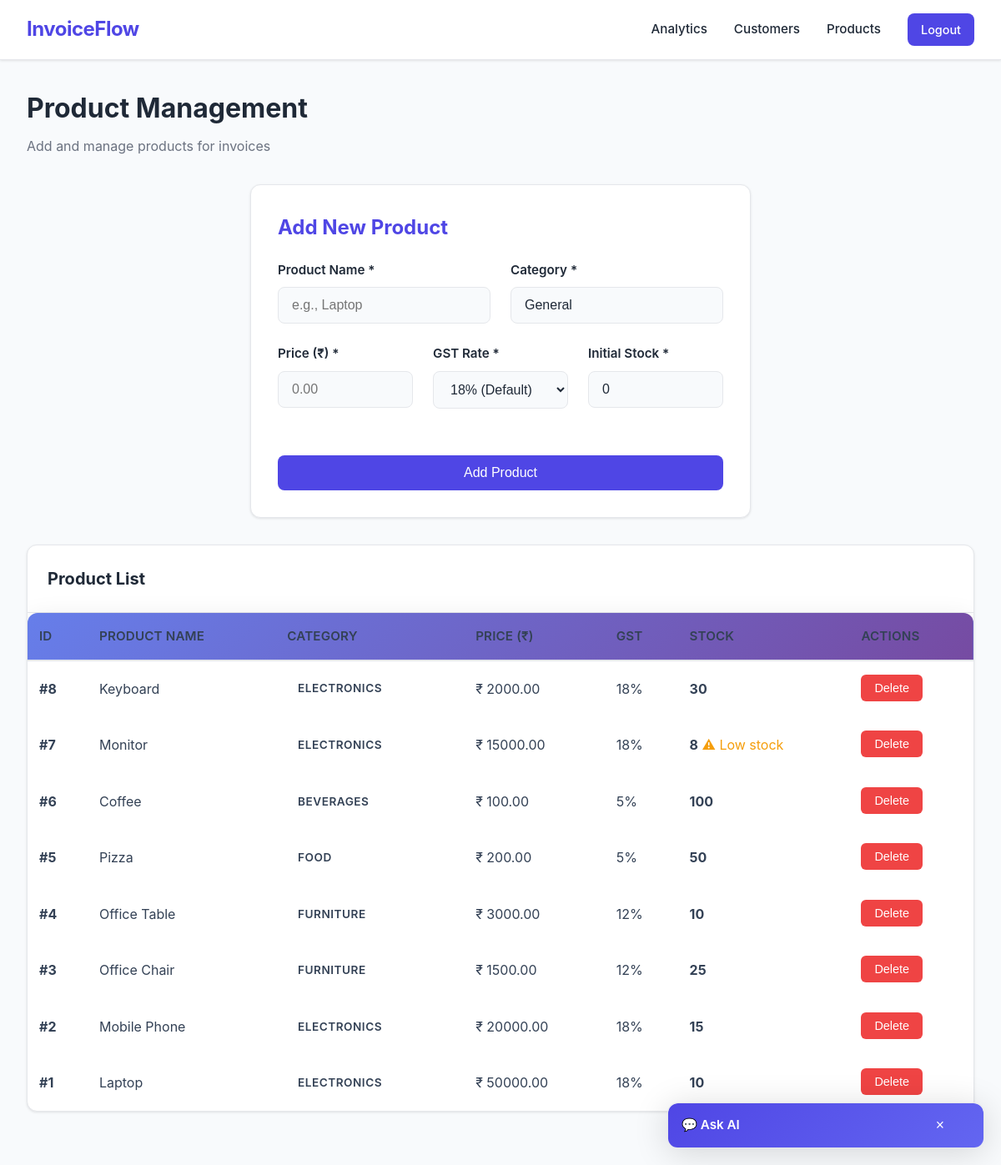
The app's page /admin/products (signed in), older data.
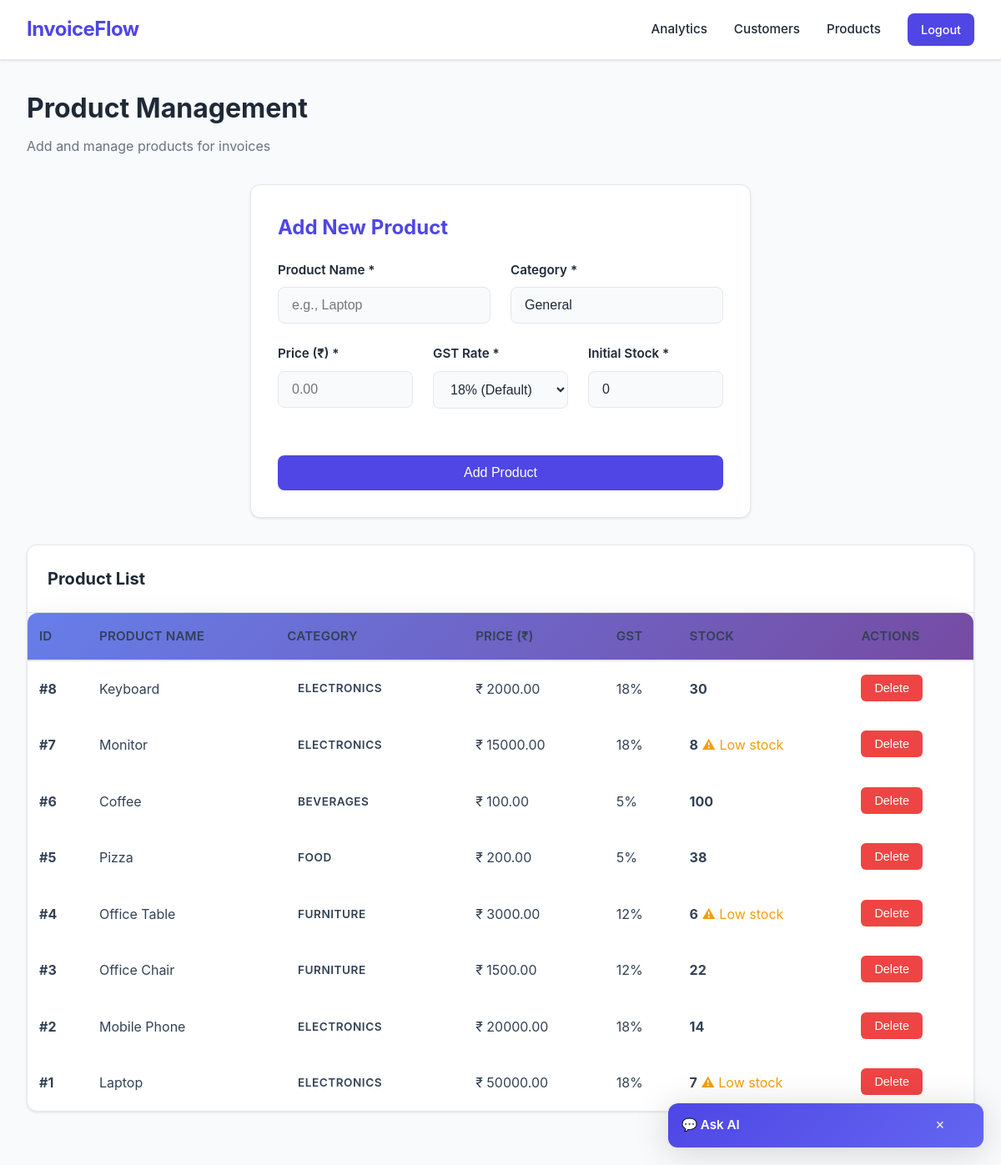
The same page, newer data.
### tables this page shows
CREATE TABLE products (
            id INTEGER PRIMARY KEY AUTOINCREMENT,
            name TEXT NOT NULL UNIQUE,
            category TEXT DEFAULT 'General',
            price REAL NOT NULL,
            gst REAL NOT NULL DEFAULT 0.18,
            stock INTEGER DEFAULT 0,
            created_date TEXT NOT NULL
        );

### app.py (the view, shortened to what this page needs)
@app.route('/admin/products', methods=['GET', 'POST'])
@require_role('admin')
def admin_products():
    conn = get_db_connection()
    products = conn.execute('SELECT * FROM products ORDER BY id DESC').fetchall()
    conn.close()
    return render_template('admin/products.html', products=products)

### app.py (called while the page is built, shortened)
def get_db_connection():
    connection = sqlite3.connect(DATABASE)
    connection.row_factory = sqlite3.Row
    return connection

def require_role(*roles):
    def decorator(f):
        @wraps(f)
        def decorated_function(*args, **kwargs):
            user_role = session.get('role')
            return f(*args, **kwargs)
        return decorated_function
    return decorator

### templates/admin/products.html (shortened to what this page needs)
{% extends "base.html" %}
{% block content %}
<div class="dashboard-header">
    <h1>Product Management</h1>
    <p>Add and manage products for invoices</p>
</div>
<div class="form-container">
    <h2>Add New Product</h2>
    <form method="POST">
        <div class="form-row two-col">
            <div class="form-group">
                <label for="product_name">Product Name *</label>
                <input type="text" id="product_name" name="product_name" placeholder="e.g., Laptop" required>
            </div>
            <div class="form-group">
                <label for="product_category">Category *</label>
                <input type="text" id="product_category" name="product_category" placeholder="e.g., Electronics" value="General" required>
            </div>
        </div>
        <div class="form-row three-col">
            <div class="form-group">
                <label for="product_price">Price (₹) *</label>
                <input type="number" id="product_price" name="product_price" min="0" step="0.01" placeholder="0.00" required>
            </div>
            <div class="form-group">
                <label for="product_gst">GST Rate *</label>
                <select id="product_gst" name="product_gst" required>
                    <option value="0.18" selected>18% (Default)</option>
                </select>
            </div>
            <div class="form-group">
                <label for="product_stock">Initial Stock *</label>
                <input type="number" id="product_stock" name="product_stock" min="0" placeholder="0" value="0" required>
            </div>
        </div>
        <div class="form-actions">
            <button type="submit" class="button">Add Product</button>
        </div>
    </form>
</div>
<div class="table-container">
    <div class="table-header">
        <h2>Product List</h2>
    </div>
    {% if products %}
    <table>
        <thead>
            <tr>
                <th>ID</th>
                <th>Product Name</th>
                <th>Category</th>
                <th>Price (₹)</th>
                <th>GST</th>
                <th>Stock</th>
                <th>Actions</th>
            </tr>
        </thead>
        <tbody>
            {% for product in products %}
            <tr>
                <td><strong>#{{ product['id'] }}</strong></td>
                <td>{{ product['name'] }}</td>
                <td><span class="badge">{{ product['category'] or 'General' }}</span></td>
                <td>₹ {{ "%.2f"|format(product['price']) }}</td>
                <td>{{ "%.0f"|format(product['gst'] * 100) if product['gst'] else 18 }}%</td>
                <td>
                    <strong>{{ product['stock'] or 0 }}</strong>
                    {% if (product['stock'] or 0) == 0 %}
                    <span style="color: #ef4444;">● Out of stock</span>
                    {% elif (product['stock'] or 0) < 10 %}
                    <span style="color: #f59e0b;">⚠ Low stock</span>
                    {% endif %}
                </td>
                <td class="table-actions">
                    <form method="POST" action="{{ url_for('delete_product', product_id=product['id']) }}" style="display:inline;">
                        <button type="submit" class="button danger mini" onclick="return confirm('Are you sure?')">Delete</button>
                    </form>
                </td>
            </tr>
            {% endfor %}
        </tbody>
    </table>
    {% else %}
    <div style="padding: 2rem; text-align: center; color: var(--text-secondary);">
        <p>No products yet. Add your first product above.</p>
    </div>
    {% endif %}
</div>
{% endblock %}

Row changes from the older to the newer data that the page shows:
changed products "Pizza": stock "50" → "38"
changed products "Office Table": stock "10" → "6"; now shows "⚠ Low stock"
changed products "Office Chair": stock "25" → "22"
changed products "Mobile Phone": stock "15" → "14"
changed products "Laptop": stock "10" → "7"; now shows "⚠ Low stock"
